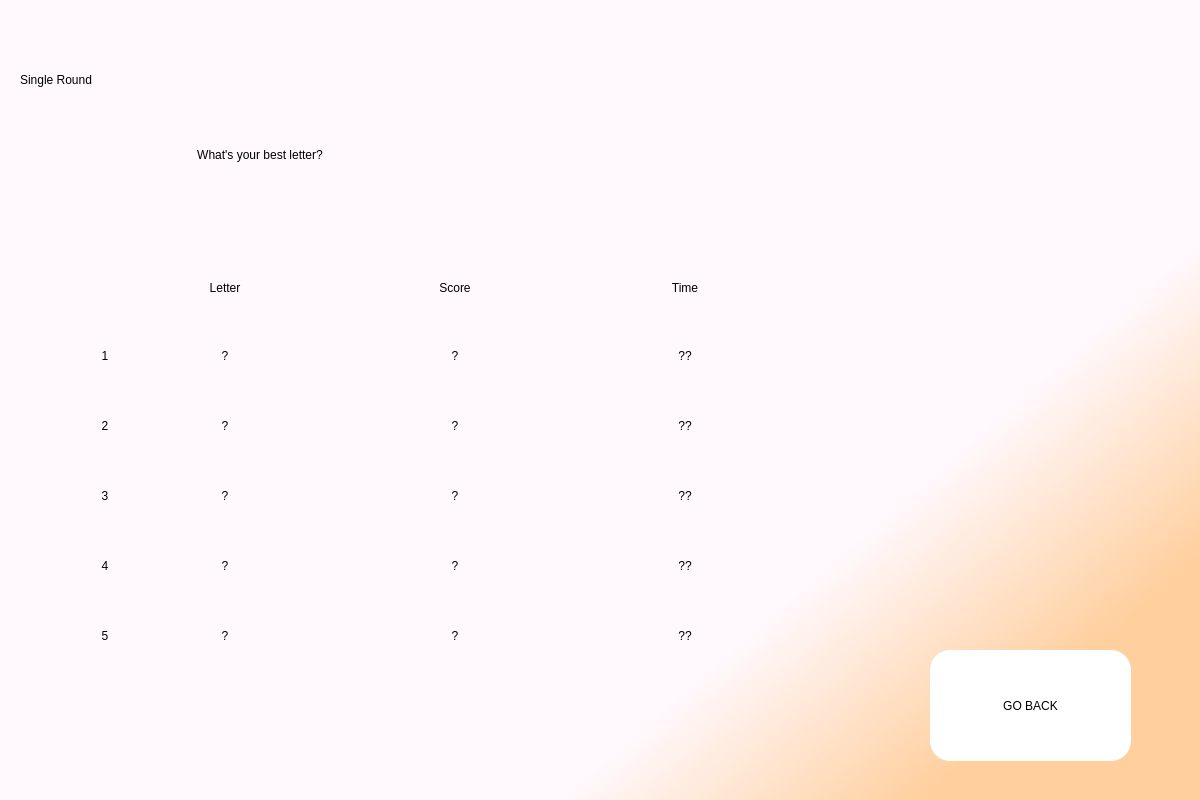
<?xml version="1.0" encoding="UTF-8"?>
<ui version="4.0">
 <class>menuUI</class>
 <widget class="QDialog" name="menuUI">
  <property name="geometry">
   <rect>
    <x>0</x>
    <y>0</y>
    <width>1200</width>
    <height>800</height>
   </rect>
  </property>
  <property name="windowTitle">
   <string>Dialog</string>
  </property>
  <widget class="QWidget" name="background" native="true">
   <property name="geometry">
    <rect>
     <x>0</x>
     <y>0</y>
     <width>1200</width>
     <height>800</height>
    </rect>
   </property>
   <property name="styleSheet">
    <string notr="true">QWidget#background{
background-color:qlineargradient(spread:pad, x1:0.652, y1:0.75, x2:0.845771, y2:0.898, stop:0 rgba(255, 249, 254, 255), stop:1 rgba(255, 207, 158, 255));}</string>
   </property>
   <widget class="QLabel" name="label">
    <property name="geometry">
     <rect>
      <x>20</x>
      <y>0</y>
      <width>480</width>
      <height>160</height>
     </rect>
    </property>
    <property name="styleSheet">
     <string notr="true">font: 50pt &quot;Bauhaus 93&quot;;

color: black;</string>
    </property>
    <property name="text">
     <string>Single Round</string>
    </property>
   </widget>
   <widget class="QLabel" name="label_4">
    <property name="geometry">
     <rect>
      <x>150</x>
      <y>250</y>
      <width>150</width>
      <height>75</height>
     </rect>
    </property>
    <property name="styleSheet">
     <string notr="true">font: 30pt &quot;Gill Sans Ultra Bold Condensed&quot;;
</string>
    </property>
    <property name="text">
     <string>Letter</string>
    </property>
    <property name="alignment">
     <set>Qt::AlignCenter</set>
    </property>
   </widget>
   <widget class="QLabel" name="label_5">
    <property name="geometry">
     <rect>
      <x>380</x>
      <y>250</y>
      <width>150</width>
      <height>75</height>
     </rect>
    </property>
    <property name="styleSheet">
     <string notr="true">font: 30pt &quot;Gill Sans Ultra Bold Condensed&quot;;
</string>
    </property>
    <property name="text">
     <string>Score</string>
    </property>
    <property name="alignment">
     <set>Qt::AlignCenter</set>
    </property>
   </widget>
   <widget class="QLabel" name="label_6">
    <property name="geometry">
     <rect>
      <x>610</x>
      <y>250</y>
      <width>150</width>
      <height>75</height>
     </rect>
    </property>
    <property name="styleSheet">
     <string notr="true">font: 30pt &quot;Gill Sans Ultra Bold Condensed&quot;;
</string>
    </property>
    <property name="text">
     <string>Time</string>
    </property>
    <property name="alignment">
     <set>Qt::AlignCenter</set>
    </property>
   </widget>
   <widget class="QPushButton" name="okButton">
    <property name="geometry">
     <rect>
      <x>930</x>
      <y>650</y>
      <width>201</width>
      <height>111</height>
     </rect>
    </property>
    <property name="styleSheet">
     <string notr="true">font: 14pt &quot;Gill Sans Ultra Bold Condensed&quot;;
border-radius:20px;
background-color:white;
border-color:black;</string>
    </property>
    <property name="text">
     <string>GO BACK</string>
    </property>
   </widget>
   <widget class="QLabel" name="label_3">
    <property name="geometry">
     <rect>
      <x>20</x>
      <y>129</y>
      <width>480</width>
      <height>51</height>
     </rect>
    </property>
    <property name="styleSheet">
     <string notr="true">font: 18pt &quot;Gill Sans Ultra Bold Condensed&quot;;</string>
    </property>
    <property name="text">
     <string>What's your best letter?</string>
    </property>
    <property name="alignment">
     <set>Qt::AlignCenter</set>
    </property>
   </widget>
   <widget class="QLabel" name="let1">
    <property name="geometry">
     <rect>
      <x>150</x>
      <y>320</y>
      <width>150</width>
      <height>71</height>
     </rect>
    </property>
    <property name="styleSheet">
     <string notr="true">font: 25pt &quot;Gill Sans Ultra Bold Condensed&quot;;
</string>
    </property>
    <property name="text">
     <string>?</string>
    </property>
    <property name="alignment">
     <set>Qt::AlignCenter</set>
    </property>
   </widget>
   <widget class="QLabel" name="let3">
    <property name="geometry">
     <rect>
      <x>150</x>
      <y>460</y>
      <width>150</width>
      <height>71</height>
     </rect>
    </property>
    <property name="styleSheet">
     <string notr="true">font: 25pt &quot;Gill Sans Ultra Bold Condensed&quot;;
</string>
    </property>
    <property name="text">
     <string>?</string>
    </property>
    <property name="alignment">
     <set>Qt::AlignCenter</set>
    </property>
   </widget>
   <widget class="QLabel" name="let2">
    <property name="geometry">
     <rect>
      <x>150</x>
      <y>390</y>
      <width>150</width>
      <height>71</height>
     </rect>
    </property>
    <property name="styleSheet">
     <string notr="true">font: 25pt &quot;Gill Sans Ultra Bold Condensed&quot;;
</string>
    </property>
    <property name="text">
     <string>?</string>
    </property>
    <property name="alignment">
     <set>Qt::AlignCenter</set>
    </property>
   </widget>
   <widget class="QLabel" name="sc1">
    <property name="geometry">
     <rect>
      <x>380</x>
      <y>320</y>
      <width>150</width>
      <height>71</height>
     </rect>
    </property>
    <property name="styleSheet">
     <string notr="true">font: 25pt &quot;Gill Sans Ultra Bold Condensed&quot;;
</string>
    </property>
    <property name="text">
     <string>?</string>
    </property>
    <property name="alignment">
     <set>Qt::AlignCenter</set>
    </property>
   </widget>
   <widget class="QLabel" name="let4">
    <property name="geometry">
     <rect>
      <x>150</x>
      <y>530</y>
      <width>150</width>
      <height>71</height>
     </rect>
    </property>
    <property name="styleSheet">
     <string notr="true">font: 25pt &quot;Gill Sans Ultra Bold Condensed&quot;;
</string>
    </property>
    <property name="text">
     <string>?</string>
    </property>
    <property name="alignment">
     <set>Qt::AlignCenter</set>
    </property>
   </widget>
   <widget class="QLabel" name="let5">
    <property name="geometry">
     <rect>
      <x>150</x>
      <y>600</y>
      <width>150</width>
      <height>71</height>
     </rect>
    </property>
    <property name="styleSheet">
     <string notr="true">font: 25pt &quot;Gill Sans Ultra Bold Condensed&quot;;
</string>
    </property>
    <property name="text">
     <string>?</string>
    </property>
    <property name="alignment">
     <set>Qt::AlignCenter</set>
    </property>
   </widget>
   <widget class="QLabel" name="label_12">
    <property name="geometry">
     <rect>
      <x>30</x>
      <y>320</y>
      <width>150</width>
      <height>71</height>
     </rect>
    </property>
    <property name="styleSheet">
     <string notr="true">font: 25pt &quot;Gill Sans Ultra Bold Condensed&quot;;
</string>
    </property>
    <property name="text">
     <string>1</string>
    </property>
    <property name="alignment">
     <set>Qt::AlignCenter</set>
    </property>
   </widget>
   <widget class="QLabel" name="label_13">
    <property name="geometry">
     <rect>
      <x>30</x>
      <y>390</y>
      <width>150</width>
      <height>71</height>
     </rect>
    </property>
    <property name="styleSheet">
     <string notr="true">font: 25pt &quot;Gill Sans Ultra Bold Condensed&quot;;
</string>
    </property>
    <property name="text">
     <string>2</string>
    </property>
    <property name="alignment">
     <set>Qt::AlignCenter</set>
    </property>
   </widget>
   <widget class="QLabel" name="label_14">
    <property name="geometry">
     <rect>
      <x>30</x>
      <y>460</y>
      <width>150</width>
      <height>71</height>
     </rect>
    </property>
    <property name="styleSheet">
     <string notr="true">font: 25pt &quot;Gill Sans Ultra Bold Condensed&quot;;
</string>
    </property>
    <property name="text">
     <string>3</string>
    </property>
    <property name="alignment">
     <set>Qt::AlignCenter</set>
    </property>
   </widget>
   <widget class="QLabel" name="label_15">
    <property name="geometry">
     <rect>
      <x>30</x>
      <y>600</y>
      <width>150</width>
      <height>71</height>
     </rect>
    </property>
    <property name="styleSheet">
     <string notr="true">font: 25pt &quot;Gill Sans Ultra Bold Condensed&quot;;
</string>
    </property>
    <property name="text">
     <string>5</string>
    </property>
    <property name="alignment">
     <set>Qt::AlignCenter</set>
    </property>
   </widget>
   <widget class="QLabel" name="label_16">
    <property name="geometry">
     <rect>
      <x>30</x>
      <y>530</y>
      <width>150</width>
      <height>71</height>
     </rect>
    </property>
    <property name="styleSheet">
     <string notr="true">font: 25pt &quot;Gill Sans Ultra Bold Condensed&quot;;
</string>
    </property>
    <property name="text">
     <string>4</string>
    </property>
    <property name="alignment">
     <set>Qt::AlignCenter</set>
    </property>
   </widget>
   <widget class="QLabel" name="sc2">
    <property name="geometry">
     <rect>
      <x>380</x>
      <y>390</y>
      <width>150</width>
      <height>71</height>
     </rect>
    </property>
    <property name="styleSheet">
     <string notr="true">font: 25pt &quot;Gill Sans Ultra Bold Condensed&quot;;
</string>
    </property>
    <property name="text">
     <string>?</string>
    </property>
    <property name="alignment">
     <set>Qt::AlignCenter</set>
    </property>
   </widget>
   <widget class="QLabel" name="tim1">
    <property name="geometry">
     <rect>
      <x>610</x>
      <y>320</y>
      <width>150</width>
      <height>71</height>
     </rect>
    </property>
    <property name="styleSheet">
     <string notr="true">font: 25pt &quot;Gill Sans Ultra Bold Condensed&quot;;
</string>
    </property>
    <property name="text">
     <string>??</string>
    </property>
    <property name="alignment">
     <set>Qt::AlignCenter</set>
    </property>
   </widget>
   <widget class="QLabel" name="sc3">
    <property name="geometry">
     <rect>
      <x>380</x>
      <y>460</y>
      <width>150</width>
      <height>71</height>
     </rect>
    </property>
    <property name="styleSheet">
     <string notr="true">font: 25pt &quot;Gill Sans Ultra Bold Condensed&quot;;
</string>
    </property>
    <property name="text">
     <string>?</string>
    </property>
    <property name="alignment">
     <set>Qt::AlignCenter</set>
    </property>
   </widget>
   <widget class="QLabel" name="sc4">
    <property name="geometry">
     <rect>
      <x>380</x>
      <y>530</y>
      <width>150</width>
      <height>71</height>
     </rect>
    </property>
    <property name="styleSheet">
     <string notr="true">font: 25pt &quot;Gill Sans Ultra Bold Condensed&quot;;
</string>
    </property>
    <property name="text">
     <string>?</string>
    </property>
    <property name="alignment">
     <set>Qt::AlignCenter</set>
    </property>
   </widget>
   <widget class="QLabel" name="sc5">
    <property name="geometry">
     <rect>
      <x>380</x>
      <y>600</y>
      <width>150</width>
      <height>71</height>
     </rect>
    </property>
    <property name="styleSheet">
     <string notr="true">font: 25pt &quot;Gill Sans Ultra Bold Condensed&quot;;
</string>
    </property>
    <property name="text">
     <string>?</string>
    </property>
    <property name="alignment">
     <set>Qt::AlignCenter</set>
    </property>
   </widget>
   <widget class="QLabel" name="tim2">
    <property name="geometry">
     <rect>
      <x>610</x>
      <y>390</y>
      <width>150</width>
      <height>71</height>
     </rect>
    </property>
    <property name="styleSheet">
     <string notr="true">font: 25pt &quot;Gill Sans Ultra Bold Condensed&quot;;
</string>
    </property>
    <property name="text">
     <string>??</string>
    </property>
    <property name="alignment">
     <set>Qt::AlignCenter</set>
    </property>
   </widget>
   <widget class="QLabel" name="tim4">
    <property name="geometry">
     <rect>
      <x>610</x>
      <y>530</y>
      <width>150</width>
      <height>71</height>
     </rect>
    </property>
    <property name="styleSheet">
     <string notr="true">font: 25pt &quot;Gill Sans Ultra Bold Condensed&quot;;
</string>
    </property>
    <property name="text">
     <string>??</string>
    </property>
    <property name="alignment">
     <set>Qt::AlignCenter</set>
    </property>
   </widget>
   <widget class="QLabel" name="tim3">
    <property name="geometry">
     <rect>
      <x>610</x>
      <y>460</y>
      <width>150</width>
      <height>71</height>
     </rect>
    </property>
    <property name="styleSheet">
     <string notr="true">font: 25pt &quot;Gill Sans Ultra Bold Condensed&quot;;
</string>
    </property>
    <property name="text">
     <string>??</string>
    </property>
    <property name="alignment">
     <set>Qt::AlignCenter</set>
    </property>
   </widget>
   <widget class="QLabel" name="tim5">
    <property name="geometry">
     <rect>
      <x>610</x>
      <y>600</y>
      <width>150</width>
      <height>71</height>
     </rect>
    </property>
    <property name="styleSheet">
     <string notr="true">font: 25pt &quot;Gill Sans Ultra Bold Condensed&quot;;
</string>
    </property>
    <property name="text">
     <string>??</string>
    </property>
    <property name="alignment">
     <set>Qt::AlignCenter</set>
    </property>
   </widget>
  </widget>
 </widget>
 <resources/>
 <connections/>
</ui>
